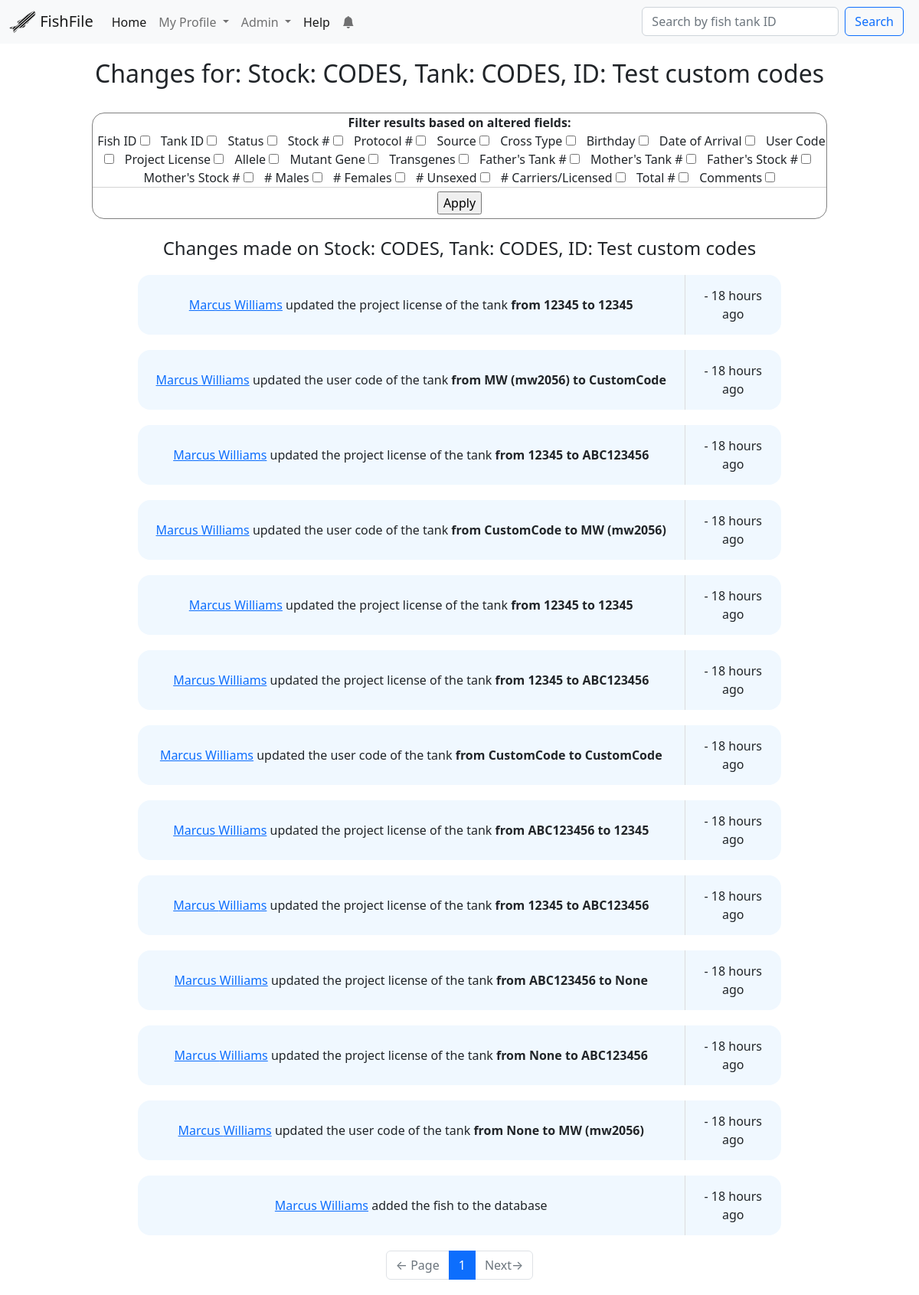
Screenshot of /fish/12/changes/all (signed in) with the database file from the repository.
### app/models.py (models this page shows, shortened)
class Fish(db.Model):
    id = db.Column(db.Integer, primary_key=True)
    fish_id = db.Column(db.String(264), index=True)
    tank_id = db.Column(db.String(32), index=True)
    status = db.Column(db.String(32), index=True, default="Alive")
    stock = db.Column(db.String(32), index=True)
    source = db.Column(db.String(32))
    protocol = db.Column(db.Integer, index=True)
    birthday = db.Column(db.Date, index=True)
    date_of_arrival = db.Column(db.Date, index=True)
    months = db.Column(db.Integer, default=0)
    age_reminder = db.Column(db.String(64), default="Not sent")
    mutant_gene = db.Column(db.Text())
    transgenes = db.Column(db.Text())
    cross_type = db.Column(db.String(64))
    comments = db.Column(db.Text())
    added = db.Column(db.DateTime, default=datetime.utcnow)
    father_id = db.Column(db.Integer, db.ForeignKey("fish.id"))
    mother_id = db.Column(db.Integer, db.ForeignKey("fish.id"))
    fathered = db.relationship(
        "Fish", backref=db.backref("father", remote_side=[id]), foreign_keys=[father_id]
    )
    mothered = db.relationship(
        "Fish", backref=db.backref("mother", remote_side=[id]), foreign_keys=[mother_id]
    )
    project_license_holder_id = db.Column(
        db.Integer, db.ForeignKey("user.project_license")
    )
    project_license_holder = db.relationship(
        "User", foreign_keys=[project_license_holder_id], backref="fish_on_license"
    )
    user_code_id = db.Column(db.Integer, db.ForeignKey("user.id"))
    user_code = db.relationship(
        "User", foreign_keys=[user_code_id], backref="users_fish"
    )
    males = db.Column(db.Integer)
    females = db.Column(db.Integer)
    unsexed = db.Column(db.Integer)
    carriers = db.Column(db.Integer)
    total = db.Column(db.Integer)
    links = db.Column(db.Text())
    origin_tank_id = db.Column(db.Integer, db.ForeignKey("fish.id"))
    origin_for = db.relationship(
        "Fish",
        backref=db.backref("origin", remote_side=[id]),
        foreign_keys=[origin_tank_id],
    )
    changes = db.relationship(
        "Change", backref="fish", lazy="dynamic", cascade="all, delete"
    )
    notifications = db.relationship(
        "Notification", backref="fish", lazy="dynamic", cascade="all, delete"
    )
    reminders = db.relationship(
        "Reminder", backref="fish", lazy="dynamic", cascade="all, delete"
    )
    alleles = db.relationship(
        "Allele", backref="fish", lazy="dynamic", cascade="all, delete"
    )
    photos = db.relationship(
        "Photo", backref="fish", lazy="dynamic", cascade="all, delete"
    )
    system = db.Column(db.String(64), default="New")
    old_code = db.Column(db.String(64))
    old_license = db.Column(db.String(64))
    old_mID = db.Column(db.String(64))
    old_mStock = db.Column(db.String(64))
    old_fID = db.Column(db.String(64))
    old_fStock = db.Column(db.String(64))
    old_birthday = db.Column(db.String(64))
    old_arrival = db.Column(db.String(64))
    old_allele = db.Column(db.String(64))
    def __repr__(self):
        return f"Stock: {self.stock}, Tank: {self.tank_id}, ID: {self.fish_id}"

class Change(db.Model):
    id = db.Column(db.Integer, primary_key=True)
    user_id = db.Column(db.Integer, db.ForeignKey("user.id"))
    fish_id = db.Column(db.Integer, db.ForeignKey("fish.id"))
    action = db.Column(db.String(64))
    contents = db.Column(db.String(64))
    field = db.Column(db.String(64))
    old = db.Column(db.Text())
    new = db.Column(db.Text())
    time = db.Column(db.DateTime, default=datetime.utcnow)
    note = db.Column(db.Text())
    notification_id = db.Column(db.Integer, db.ForeignKey("notification.id"))

class User(UserMixin, db.Model):
    id = db.Column(db.Integer, primary_key=True)
    first_name = db.Column(db.String(64), index=True)
    last_name = db.Column(db.String(64), index=True)
    email = db.Column(db.String(120), index=True, unique=True)
    username = db.Column(db.String(64), index=True)
    password_hash = db.Column(db.String(128))
    last_seen = db.Column(db.DateTime, default=datetime.utcnow)
    is_verified = db.Column(db.Boolean, default=False)
    project_license = db.Column(db.String(120))
    personal_license = db.Column(db.String(120))
    personal_document = db.Column(db.Boolean, default=False)
    project_document = db.Column(db.Boolean, default=False)
    role = db.Column(db.String(32), default="User")
    code = db.Column(db.String(32), index=True)
    changes = db.relationship("Change", backref="user", lazy="dynamic")
    notifications = db.relationship(
        "Notification", backref="user", lazy="dynamic", cascade="all, delete"
    )
    last_notification_read_time = db.Column(db.DateTime)
    reminders = db.relationship(
        "Reminder", backref="user", lazy="dynamic", cascade="all, delete"
    )
    def isOwner(self):
        return self.role == "Owner"
    def isAdmin(self):
        return self.role in ("Admin", "Owner")
    def new_notifications(self):
        last_read_time = self.last_notification_read_time or datetime(1900, 1, 1)
        return (
            Notification.query.filter_by(user=self)
            .filter(Notification.time > last_read_time)
            .count()
        )

### app/main/routes.py (the view, shortened to what this page needs)
@bp.route("/fish/<id>/changes/<filters>", methods=["GET", "POST"])
@login_required
@requires_roles("User", "Researcher", "Admin", "Owner")
def fishchange(id, filters="all"):
    fish = Fish.query.filter_by(id=id).first_or_404()
    form = FilterChanges()
    title = f"Fish History ({fish.stock})"
    page = request.args.get("page", 1, type=int)
    filter_list = filters.split(" ")
    if filters == "all":
        changes = (
            Change.query.filter_by(fish_id=id)
            .order_by(Change.time.desc())
            .paginate(page, current_app.config["CHANGES_PER_PAGE"], False)
        )
    next_url = (
        url_for("main.fishchange", id=fish.id, filters=filters, page=changes.next_num)
        if changes.has_next
        else None
    )
    prev_url = (
        url_for("main.fishchange", id=fish.id, filters=filters, page=changes.prev_num)
        if changes.has_prev
        else None
    )
    return render_template(
        "fishchanges.html",
        fish=fish,
        changes=changes.items,
        filters=filter_list,
        form=form,
        title=title,
        pagination=changes,
        next_url=next_url,
        prev_url=prev_url,
    )

### app/templates/fishchanges.html (shortened to what this page needs)
{% extends "base.html" %}
{% block content %}
    <h2>Changes for: {{fish}}</h2>
    <br>
    <div id="filterChangeForm">
        <b>Filter results based on altered fields:</b>
        <form action="", method = "post">
            {%for field in form%}
                <tr>
                {% if field.type == "BooleanField" %}
                    {% if field.id in filters%}
                        <span class="filterChangeOption">{{ field.label }} {{ field(checked=True) }}</span>
                    {%else%}
                        <span class="filterChangeOption">{{ field.label }} {{ field }}</span>
                    {%endif%}
                {% elif field.type == "SubmitField"%}
                    <div id="filterChangesSubmit">{{ field() }}</div>
                {% endif %}
                </tr>
            {%endfor%}
        </form>
    </div>
    <br>
    {% if changes %}
        <h4>Changes made on {{fish}}</h4>
            {%for change in changes%}
                {%include 'subtemplates/_fishchange.html'%}
            {%endfor%}
            <div id="pageNavigation">
                <nav aria-label="Page navigation">
                    <ul class="pagination justify-content-center">
                        <li class=" page-item {% if not prev_url %} disabled{% endif %}">
                            <a class=" page-link" href="{{ prev_url or '#' }}">
                                <span aria-hidden="true">&larr;</span> Page
                            </a>
                        </li>
                        {% for page in pagination.iter_pages(1,2,3,1) %}
                            {% if page %}
                                {% if page != pagination.page %}
                                    {%if filters == ["all"]%}
                                        <li class = "page-item"><a class = "page-link" href="{{url_for('main.fishchange',id=fish.id,filters = ' '.join(filters), page=page)}}">{{ page }}</a></li>
                                    {%else%}
                                        <li class = "page-item"><a class = "page-link" href="{{url_for('main.fishchange',id=fish.id, filters = ' '.join(filters), page=page)}}">{{ page }}</a></li>
                                    {%endif%}
                                {% else %}
                                    <li class="page-item active"><a class = "page-link">{{ page }}</a></li>
                                {% endif %}
                            {% else %}
                                <li class="page-item disabled"><a class = "page-link" >…</a></li>
                            {% endif %}
                        {% endfor %}
                        <li class="page-item {% if not next_url %} disabled{% endif %}">
                            <a class=" page-link" href="{{ next_url or '#' }}">
                                Next<span aria-hidden="true">&rarr;</span>
                            </a>
                        </li>
                    </ul>
                </nav>
            </div>
    {%else%}
        <p>There are no changes to show...</p>
    {%endif%}
{%endblock%}

### app/templates/base.html (shortened to what this page needs)
<!DOCTYPE html>
<html lang="en">
  <head>
    <link
      href="https://cdn.jsdelivr.net/npm/bootstrap@5.2.0-beta1/dist/css/bootstrap.min.css"
      rel="stylesheet"
    />
    <link rel="stylesheet" href="https://cdn.jsdelivr.net/npm/bootstrap-icons@1.8.3/font/bootstrap-icons.css">
    <link
      rel="stylesheet"
      href="{{url_for('static', filename='styles/style.css')}}"
    />
  </head>
  <body>
    <nav class="navbar navbar-expand-lg bg-light" id="mainNavbar">
      <div class="container-fluid">
        <a class="navbar-brand" href="{{url_for('main.index')}}">
          <img
            src="/static/pictures/logo.svg"
            alt=""
            width="35"
            height="30"
            class="d-inline-block align-text-top"
          />
          {{config["WEBSITE_NAME"]}}
        </a>
        <div class="collapse navbar-collapse" id="navbarSupportedContent">
          <ul class="navbar-nav me-auto mb-2 mb-lg-0">
            <li class="nav-item">
              <a
                class="nav-link active"
                aria-current="page"
                href="{{url_for('main.index')}}"
                >Home</a
              >
            </li>
              {% if current_user.is_anonymous %}
              <a
                class="nav-link active"
                aria-current="page"
                href="{{url_for('auth.login')}}"
              >
                Login
              </a>
              {%else%}
                <li class="nav-item dropdown">
                  <a
                    class="nav-link dropdown-toggle"
                    href="#"
                    id="profileDropdown"
                    role="button"
                    data-bs-toggle="dropdown"
                    aria-expanded="false"
                    id="profileDropdown"
                  >
                    My Profile
                  </a>
                </li>
                {%if current_user.isAdmin()%}
                  <li class="nav-item dropdown">
                    <a
                      class="nav-link dropdown-toggle"
                      href="#"
                      id="ownerDropdown"
                      role="button"
                      data-bs-toggle="dropdown"
                      aria-expanded="false"
                    >
                      Admin
                    </a>
                  </li>
                {%endif%}
                <li class="nav-item">
                  <a
                    class="nav-link active"
                    aria-current="page"
                    href="{{url_for('main.guides')}}"
                    >Help</a
                  >
                </li>
                <li class="nav-item dropdown">
                  <a class="nav-link"
                  href="#"
                  id="notifsDropdown"
                  role="button"
                  data-bs-toggle="dropdown"
                  aria-expanded="false"
                  onclick="resetNotificationCount()"
                  >
                  <i class="bi bi-bell-fill"></i>
                    {% set new_notifications = current_user.new_notifications() %}
                  </a>
                </li>
                {% if g.search_form %}
                  <form class="d-flex" role="search" method="get" id="simpleSearchForm"
                          action="{{ url_for('main.simplesearch') }}">
                          {{ g.search_form.search(size=20, class='form-control me-2', type='Search', placeholder=g.search_form.search.label.text) }} {{ g.search_form.submit(id="simpleSearchSubmit", class='btn btn-outline-primary') }}
                  </form>
                {% endif %}
              {%endif%}
        </div>
      </div>
    </nav>
    <div id="mainContainer">
      {% block content %}{% endblock %}
    </div>
  </body>
</html>

### app/templates/subtemplates/_fishchange.html (shortened to what this page needs)
{%if change.action == "Added"%}
<table class="fishChange" >
    <tr class="fishChangeRow">
        <td class = "fishChangeDetails"><a href="{{url_for('main.user', username = change.user.username)}}">{{change.user.first_name}} {{change.user.last_name}}</a> added the fish to the database</td>
        <td> - {{ moment(change.time).fromNow() }} </td>
    </tr>
</table>
{%elif change.action == "Updated"%}
    {%if change.contents in ["links", "photos"]%}
        <table class="fishChange">
            <tr class="fishChangeRow">
                <td class = "fishChangeDetails"><a href="{{url_for('main.user', username = change.user.username)}}">{{change.user.first_name}} {{change.user.last_name}}</a> updated the {{change.contents}} of the tank</td>
                <td> - {{ moment(change.time).fromNow() }} </td>
            </tr>
        </table>
    {%else%}
        <table class="fishChange">
            <tr class="fishChangeRow">
                <td class = "fishChangeDetails"><a href="{{url_for('main.user', username = change.user.username)}}">{{change.user.first_name}} {{change.user.last_name}}</a> updated the {{change.contents}} of the tank <b>from {{change.old}} to {{change.new}}</b></td>
                <td> - {{ moment(change.time).fromNow() }} </td>
            </tr>
        </table>
    {%endif%}
{%endif%}

### rows the page displays
Fish: stock+tank+fish "Stock: CODES, Tank: CODES, ID: Test custom codes"
Change: user.first_name "Marcus", user.last_name "Williams", contents "project license", old "12345", new "12345", time "18 hours ago"
Change: user.first_name "Marcus", user.last_name "Williams", contents "user code", old "MW (mw2056)", new "CustomCode", time "18 hours ago"
Change: user.first_name "Marcus", user.last_name "Williams", contents "project license", old "12345", new "ABC123456", time "18 hours ago"
Change: user.first_name "Marcus", user.last_name "Williams", contents "user code", old "CustomCode", new "MW (mw2056)", time "18 hours ago"
Change: user.first_name "Marcus", user.last_name "Williams", contents "project license", old "12345", new "12345", time "18 hours ago"
Change: user.first_name "Marcus", user.last_name "Williams", contents "project license", old "12345", new "ABC123456", time "18 hours ago"
Change: user.first_name "Marcus", user.last_name "Williams", contents "user code", old "CustomCode", new "CustomCode", time "18 hours ago"
Change: user.first_name "Marcus", user.last_name "Williams", contents "project license", old "ABC123456", new "12345", time "18 hours ago"
Change: user.first_name "Marcus", user.last_name "Williams", contents "project license", old "12345", new "ABC123456", time "18 hours ago"
Change: user.first_name "Marcus", user.last_name "Williams", contents "project license", old "ABC123456", new "None", time "18 hours ago"
Change: user.first_name "Marcus", user.last_name "Williams", contents "project license", old "None", new "ABC123456", time "18 hours ago"
Change: user.first_name "Marcus", user.last_name "Williams", contents "user code", old "None", new "MW (mw2056)", time "18 hours ago"
Change: user.first_name "Marcus", user.last_name "Williams", time "18 hours ago"

### other values shown
{{ config["WEBSITE_NAME"] }} "FishFile"
{{ field.label }} "Fish ID" "Tank ID" "Status" "Stock #" "Protocol #" "Source" "Cross Type" "Birthday" "Date of Arrival" "User Code" "Project License" "Allele" "Mutant Gene" "Transgenes" "Father's Tank #" "Mother's Tank #" "Father's Stock #" "Mother's Stock #" "# Males" "# Females" "# Unsexed" "# Carriers/Licensed" "Total #" "Comments"
{{ page }} "1"
